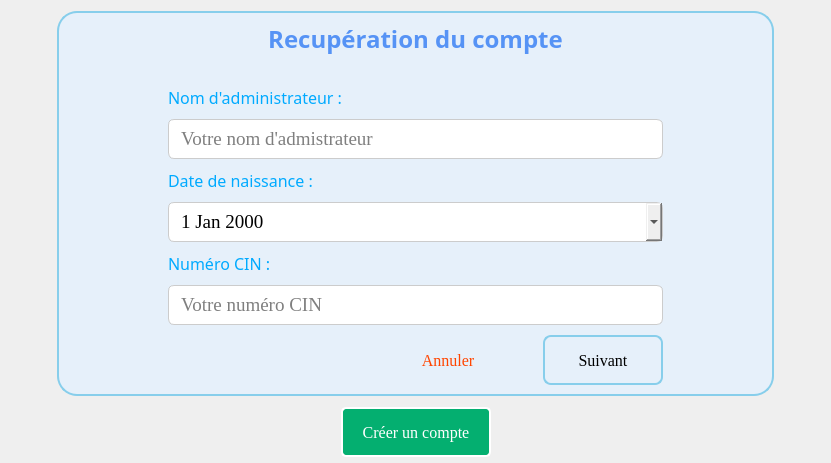
          <widget class="QWidget" name="page_4">
           <layout class="QGridLayout" name="gridLayout_11">
            <item row="0" column="1">
             <widget class="QFrame" name="frame_5">
              <property name="sizePolicy">
               <sizepolicy hsizetype="Expanding" vsizetype="Expanding">
                <horstretch>0</horstretch>
                <verstretch>0</verstretch>
               </sizepolicy>
              </property>
              <property name="styleSheet">
               <string notr="true">QFrame {
border : 2px solid skyblue;
background-color : #E6F0FA;
border-radius : 20px;
padding-left : 100px;
padding-right : 100px;
}</string>
              </property>
              <property name="frameShape">
               <enum>QFrame::Shape::StyledPanel</enum>
              </property>
              <property name="frameShadow">
               <enum>QFrame::Shadow::Raised</enum>
              </property>
              <layout class="QGridLayout" name="gridLayout_8">
               <property name="verticalSpacing">
                <number>10</number>
               </property>
               <item row="4" column="0">
                <widget class="QLabel" name="label_17">
                 <property name="sizePolicy">
                  <sizepolicy hsizetype="Fixed" vsizetype="Fixed">
                   <horstretch>0</horstretch>
                   <verstretch>0</verstretch>
                  </sizepolicy>
                 </property>
                 <property name="font">
                  <font>
                   <family>Calisto MT</family>
                   <pointsize>12</pointsize>
                  </font>
                 </property>
                 <property name="styleSheet">
                  <string notr="true">border : none;
color: #00aaff;
padding : 0px;</string>
                 </property>
                 <property name="text">
                  <string>Date de naissance :</string>
                 </property>
                </widget>
               </item>
               <item row="3" column="0">
                <widget class="QLineEdit" name="recNomUtilisateur">
                 <property name="sizePolicy">
                  <sizepolicy hsizetype="Expanding" vsizetype="Expanding">
                   <horstretch>0</horstretch>
                   <verstretch>0</verstretch>
                  </sizepolicy>
                 </property>
                 <property name="minimumSize">
                  <size>
                   <width>100</width>
                   <height>40</height>
                  </size>
                 </property>
                 <property name="maximumSize">
                  <size>
                   <width>16777215</width>
                   <height>40</height>
                  </size>
                 </property>
                 <property name="font">
                  <font>
                   <family>Times New Roman</family>
                   <pointsize>14</pointsize>
                  </font>
                 </property>
                 <property name="styleSheet">
                  <string notr="true">QLineEdit {
  border: 1px solid #ccc;
  border-radius: 6px;
padding-left : 10px;
}
QLineEdit:focus {
background-color : white;
border : 1px solid #a5a5a5;
}</string>
                 </property>
                 <property name="maxLength">
                  <number>20</number>
                 </property>
                 <property name="placeholderText">
                  <string>Votre nom d'admistrateur</string>
                 </property>
                </widget>
               </item>
               <item row="2" column="0">
                <widget class="QLabel" name="label_18">
                 <property name="sizePolicy">
                  <sizepolicy hsizetype="Fixed" vsizetype="Fixed">
                   <horstretch>0</horstretch>
                   <verstretch>0</verstretch>
                  </sizepolicy>
                 </property>
                 <property name="font">
                  <font>
                   <family>Calisto MT</family>
                   <pointsize>12</pointsize>
                  </font>
                 </property>
                 <property name="styleSheet">
                  <string notr="true">border : none;
color: #00aaff;
padding : 0px;</string>
                 </property>
                 <property name="text">
                  <string>Nom d'administrateur :</string>
                 </property>
                </widget>
               </item>
               <item row="0" column="0">
                <widget class="QLabel" name="label_163">
                 <property name="sizePolicy">
                  <sizepolicy hsizetype="Preferred" vsizetype="Fixed">
                   <horstretch>0</horstretch>
                   <verstretch>0</verstretch>
                  </sizepolicy>
                 </property>
                 <property name="font">
                  <font>
                   <family>Calisto MT</family>
                   <pointsize>18</pointsize>
                   <bold>true</bold>
                  </font>
                 </property>
                 <property name="styleSheet">
                  <string notr="true">color: #5693f5;
border : none;</string>
                 </property>
                 <property name="text">
                  <string>Recupération du compte</string>
                 </property>
                 <property name="textFormat">
                  <enum>Qt::TextFormat::AutoText</enum>
                 </property>
                 <property name="alignment">
                  <set>Qt::AlignmentFlag::AlignCenter</set>
                 </property>
                 <property name="margin">
                  <number>10</number>
                 </property>
                </widget>
               </item>
               <item row="5" column="0">
                <widget class="QDateEdit" name="recNaissance">
                 <property name="sizePolicy">
                  <sizepolicy hsizetype="Expanding" vsizetype="Expanding">
                   <horstretch>0</horstretch>
                   <verstretch>0</verstretch>
                  </sizepolicy>
                 </property>
                 <property name="minimumSize">
                  <size>
                   <width>100</width>
                   <height>40</height>
                  </size>
                 </property>
                 <property name="maximumSize">
                  <size>
                   <width>16777215</width>
                   <height>40</height>
                  </size>
                 </property>
                 <property name="font">
                  <font>
                   <family>Times New Roman</family>
                   <pointsize>14</pointsize>
                  </font>
                 </property>
                 <property name="styleSheet">
                  <string notr="true">QDateEdit {
  border: 1px solid #ccc;
  border-radius: 6px;
padding-left : 10px
}
QDateEdit:focus {
background-color : white;
border : 1px solid #a5a5a5;
}</string>
                 </property>
                 <property name="calendarPopup">
                  <bool>true</bool>
                 </property>
                </widget>
               </item>
               <item row="6" column="0">
                <widget class="QLabel" name="label_19">
                 <property name="sizePolicy">
                  <sizepolicy hsizetype="Fixed" vsizetype="Fixed">
                   <horstretch>0</horstretch>
                   <verstretch>0</verstretch>
                  </sizepolicy>
                 </property>
                 <property name="font">
                  <font>
                   <family>Calisto MT</family>
                   <pointsize>12</pointsize>
                  </font>
                 </property>
                 <property name="styleSheet">
                  <string notr="true">border : none;
color: #00aaff;
padding : 0px;</string>
                 </property>
                 <property name="text">
                  <string>Numéro CIN :</string>
                 </property>
                </widget>
               </item>
               <item row="8" column="0">
                <layout class="QHBoxLayout" name="horizontalLayout_14">
                 <property name="spacing">
                  <number>20</number>
                 </property>
                 <property name="leftMargin">
                  <number>0</number>
                 </property>
                 <property name="topMargin">
                  <number>0</number>
                 </property>
                 <property name="rightMargin">
                  <number>0</number>
                 </property>
                 <property name="bottomMargin">
                  <number>0</number>
                 </property>
                 <item>
                  <spacer name="horizontalSpacer_12">
                   <property name="orientation">
                    <enum>Qt::Orientation::Horizontal</enum>
                   </property>
                   <property name="sizeHint" stdset="0">
                    <size>
                     <width>40</width>
                     <height>20</height>
                    </size>
                   </property>
                  </spacer>
                 </item>
                 <item>
                  <widget class="QPushButton" name="btnAnnuler3">
                   <property name="sizePolicy">
                    <sizepolicy hsizetype="Fixed" vsizetype="Fixed">
                     <horstretch>0</horstretch>
                     <verstretch>0</verstretch>
                    </sizepolicy>
                   </property>
                   <property name="minimumSize">
                    <size>
                     <width>150</width>
                     <height>50</height>
                    </size>
                   </property>
                   <property name="maximumSize">
                    <size>
                     <width>150</width>
                     <height>60</height>
                    </size>
                   </property>
                   <property name="font">
                    <font>
                     <family>Georgia</family>
                     <pointsize>12</pointsize>
                    </font>
                   </property>
                   <property name="styleSheet">
                    <string notr="true">QPushButton {
border : none;
color : orangered;
background-color : #E6F0FA;
}
QPushButton:hover {
text-decoration : underline;
}</string>
                   </property>
                   <property name="text">
                    <string>Annuler</string>
                   </property>
                   <property name="iconSize">
                    <size>
                     <width>20</width>
                     <height>20</height>
                    </size>
                   </property>
                  </widget>
                 </item>
                 <item>
                  <widget class="QPushButton" name="btnSuivant3">
                   <property name="sizePolicy">
                    <sizepolicy hsizetype="Fixed" vsizetype="Fixed">
                     <horstretch>0</horstretch>
                     <verstretch>0</verstretch>
                    </sizepolicy>
                   </property>
                   <property name="minimumSize">
                    <size>
                     <width>120</width>
                     <height>50</height>
                    </size>
                   </property>
                   <property name="maximumSize">
                    <size>
                     <width>150</width>
                     <height>50</height>
                    </size>
                   </property>
                   <property name="font">
                    <font>
                     <family>Georgia</family>
                     <pointsize>12</pointsize>
                    </font>
                   </property>
                   <property name="styleSheet">
                    <string notr="true">QPushButton {
    background: qlineargradient(x1:0, y1:0, x2:0, y2:1,
                                stop:0 #00aaff, stop:1 #f0f0f0);
    border: 2px solid skyblue;
    border-radius: 8px;
    padding: 5px;
    color: black;
}

QPushButton:hover {
    background: qlineargradient(x1:0, y1:0, x2:0, y2:1,
                                stop:0 #f0f0f0, stop:1 #00aaff);
    border: 2px solid skyblue;
}

QPushButton:pressed {
    background: qlineargradient(x1:0, y1:0, x2:0, y2:1,
                                stop:0 #f0f0f0, stop:1 #0080ff);
    border: 2px solid teal;
}</string>
                   </property>
                   <property name="text">
                    <string>Suivant</string>
                   </property>
                   <property name="icon">
                    <iconset resource="ressources/icons.qrc">
                     <normaloff>:/icons/suivant.png</normaloff>:/icons/suivant.png</iconset>
                   </property>
                   <property name="iconSize">
                    <size>
                     <width>20</width>
                     <height>20</height>
                    </size>
                   </property>
                  </widget>
                 </item>
                </layout>
               </item>
               <item row="7" column="0">
                <widget class="QLineEdit" name="recCin">
                 <property name="sizePolicy">
                  <sizepolicy hsizetype="Expanding" vsizetype="Expanding">
                   <horstretch>0</horstretch>
                   <verstretch>0</verstretch>
                  </sizepolicy>
                 </property>
                 <property name="minimumSize">
                  <size>
                   <width>100</width>
                   <height>40</height>
                  </size>
                 </property>
                 <property name="maximumSize">
                  <size>
                   <width>16777215</width>
                   <height>40</height>
                  </size>
                 </property>
                 <property name="font">
                  <font>
                   <family>Times New Roman</family>
                   <pointsize>14</pointsize>
                  </font>
                 </property>
                 <property name="styleSheet">
                  <string notr="true">QLineEdit {
  border: 1px solid #ccc;
  border-radius: 6px;
padding-left : 10px
}
QLineEdit:focus {
background-color : white;
border : 1px solid #a5a5a5;
}</string>
                 </property>
                 <property name="maxLength">
                  <number>12</number>
                 </property>
                 <property name="echoMode">
                  <enum>QLineEdit::EchoMode::Normal</enum>
                 </property>
                 <property name="placeholderText">
                  <string>Votre numéro CIN</string>
                 </property>
                </widget>
               </item>
               <item row="1" column="0">
                <spacer name="verticalSpacer_6">
                 <property name="orientation">
                  <enum>Qt::Orientation::Vertical</enum>
                 </property>
                 <property name="sizeType">
                  <enum>QSizePolicy::Policy::Fixed</enum>
                 </property>
                 <property name="sizeHint" stdset="0">
                  <size>
                   <width>20</width>
                   <height>20</height>
                  </size>
                 </property>
                </spacer>
               </item>
              </layout>
             </widget>
            </item>
            <item row="0" column="0">
             <spacer name="horizontalSpacer_15">
              <property name="orientation">
               <enum>Qt::Orientation::Horizontal</enum>
              </property>
              <property name="sizeHint" stdset="0">
               <size>
                <width>40</width>
                <height>20</height>
               </size>
              </property>
             </spacer>
            </item>
            <item row="0" column="2">
             <spacer name="horizontalSpacer_16">
              <property name="orientation">
               <enum>Qt::Orientation::Horizontal</enum>
              </property>
              <property name="sizeHint" stdset="0">
               <size>
                <width>40</width>
                <height>20</height>
               </size>
              </property>
             </spacer>
            </item>
            <item row="1" column="0" colspan="3">
             <layout class="QHBoxLayout" name="horizontalLayout_17">
              <property name="spacing">
               <number>50</number>
              </property>
              <property name="leftMargin">
               <number>50</number>
              </property>
              <property name="topMargin">
               <number>0</number>
              </property>
              <property name="rightMargin">
               <number>50</number>
              </property>
              <property name="bottomMargin">
               <number>0</number>
              </property>
              <item>
               <spacer name="horizontalSpacer_19">
                <property name="orientation">
                 <enum>Qt::Orientation::Horizontal</enum>
                </property>
                <property name="sizeHint" stdset="0">
                 <size>
                  <width>40</width>
                  <height>20</height>
                 </size>
                </property>
               </spacer>
              </item>
              <item>
               <widget class="QPushButton" name="btnCreerCompte2">
                <property name="enabled">
                 <bool>true</bool>
                </property>
                <property name="sizePolicy">
                 <sizepolicy hsizetype="Fixed" vsizetype="Fixed">
                  <horstretch>0</horstretch>
                  <verstretch>0</verstretch>
                 </sizepolicy>
                </property>
                <property name="minimumSize">
                 <size>
                  <width>150</width>
                  <height>50</height>
                 </size>
                </property>
                <property name="maximumSize">
                 <size>
                  <width>16777215</width>
                  <height>40</height>
                 </size>
                </property>
                <property name="font">
                 <font>
                  <family>Georgia</family>
                  <pointsize>12</pointsize>
                 </font>
                </property>
                <property name="styleSheet">
                 <string notr="true">QPushButton {
    background: #04af70;
    border: 2px solid white;
    border-radius: 5px;
    padding: 10px;
    color: white;
}

QPushButton:hover {
    background: #039660;
}

QPushButton:pressed {
    background: #037d50;
} </string>
                </property>
                <property name="text">
                 <string>Créer un compte</string>
                </property>
                <property name="iconSize">
                 <size>
                  <width>20</width>
                  <height>20</height>
                 </size>
                </property>
               </widget>
              </item>
              <item>
               <spacer name="horizontalSpacer_23">
                <property name="orientation">
                 <enum>Qt::Orientation::Horizontal</enum>
                </property>
                <property name="sizeHint" stdset="0">
                 <size>
                  <width>40</width>
                  <height>20</height>
                 </size>
                </property>
               </spacer>
              </item>
             </layout>
            </item>
           </layout>
          </widget>
